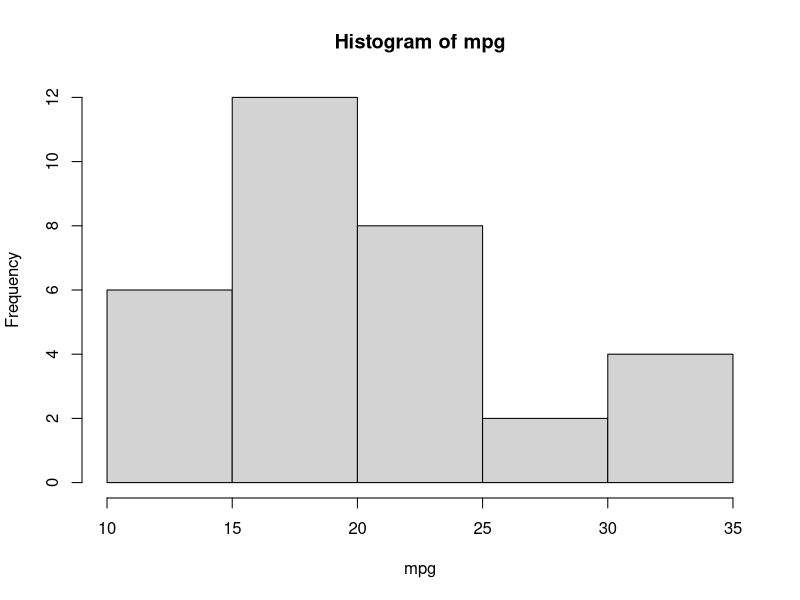
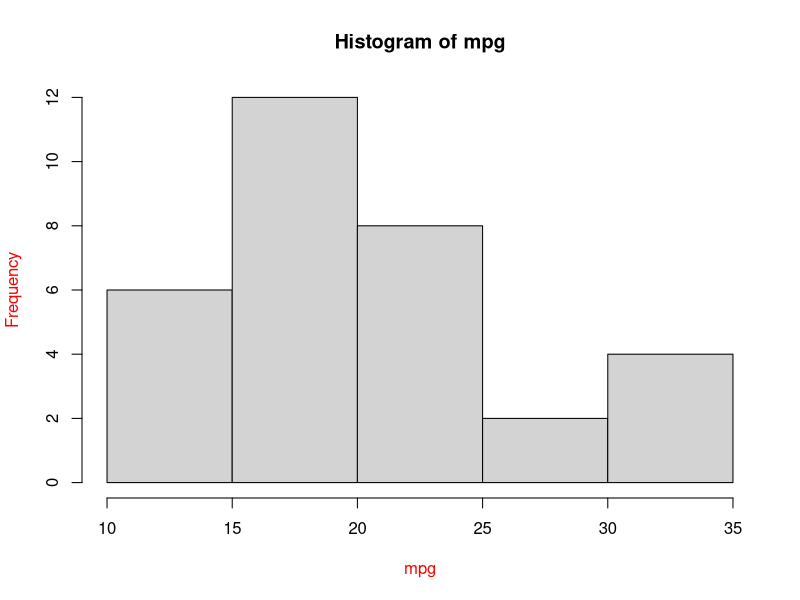
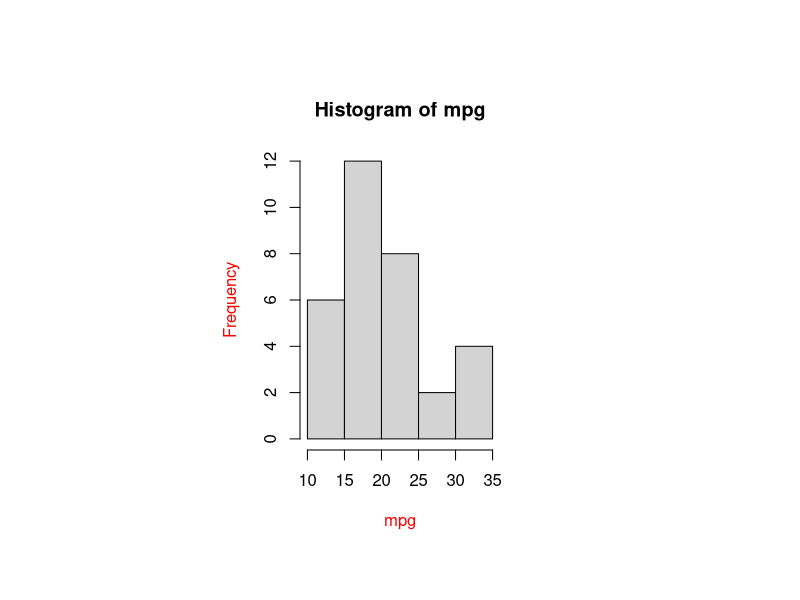
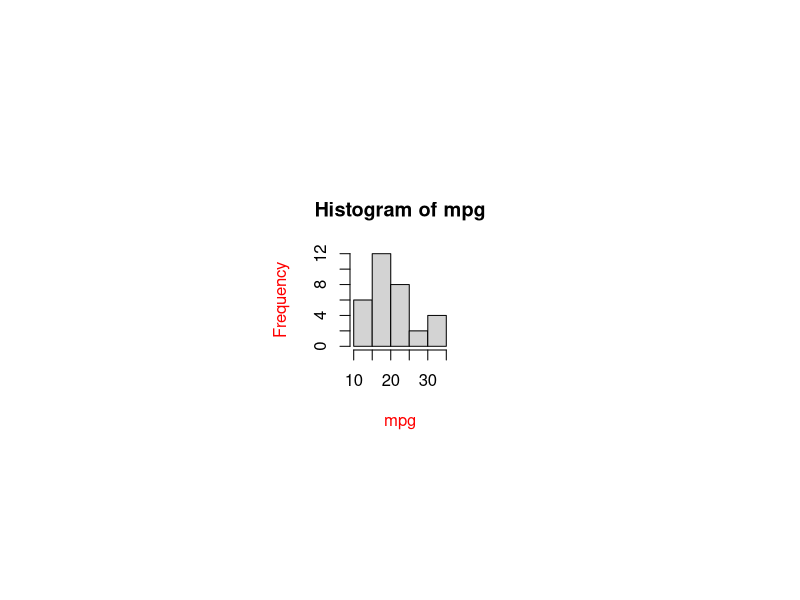
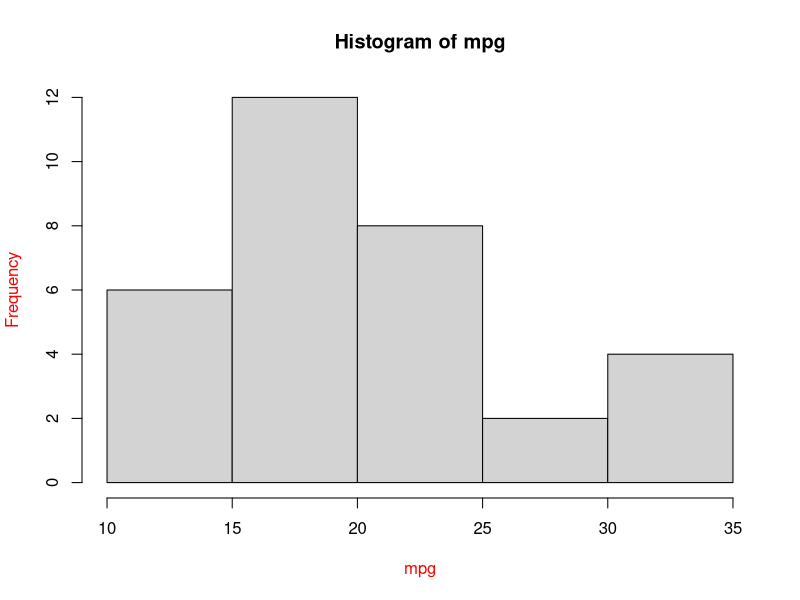
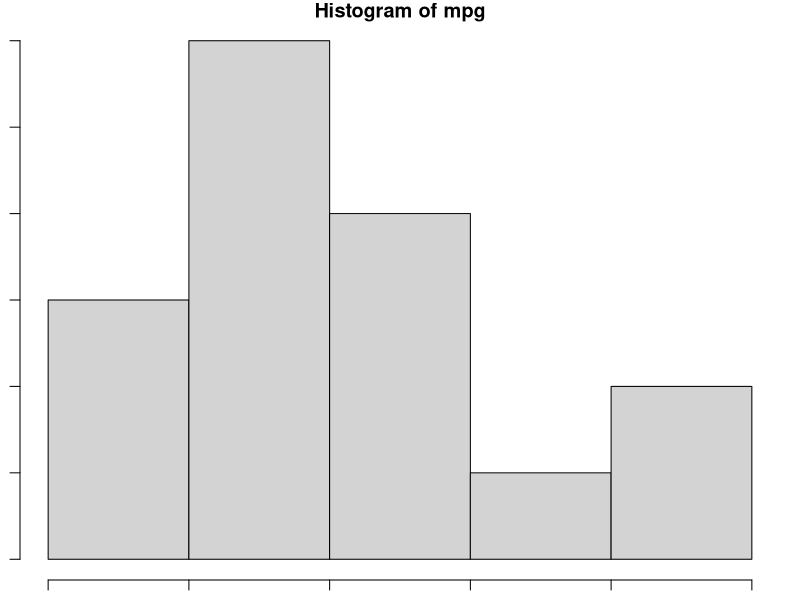
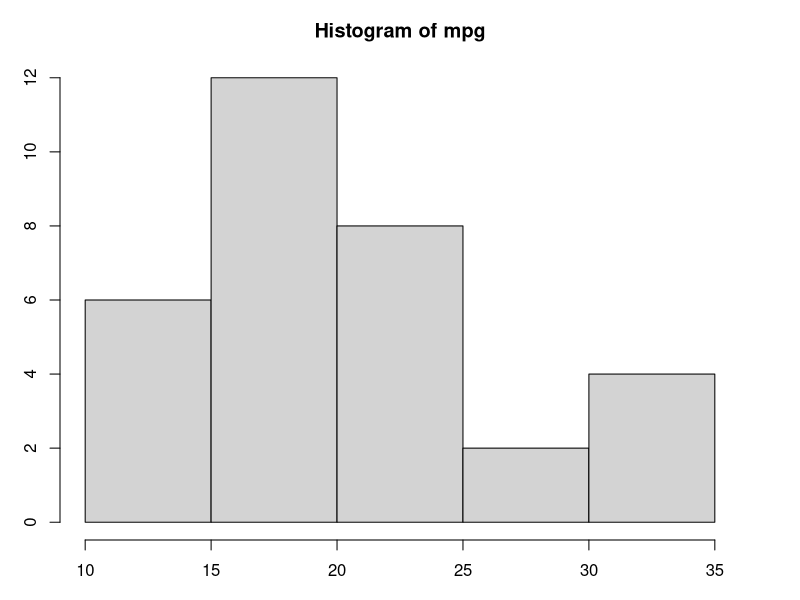
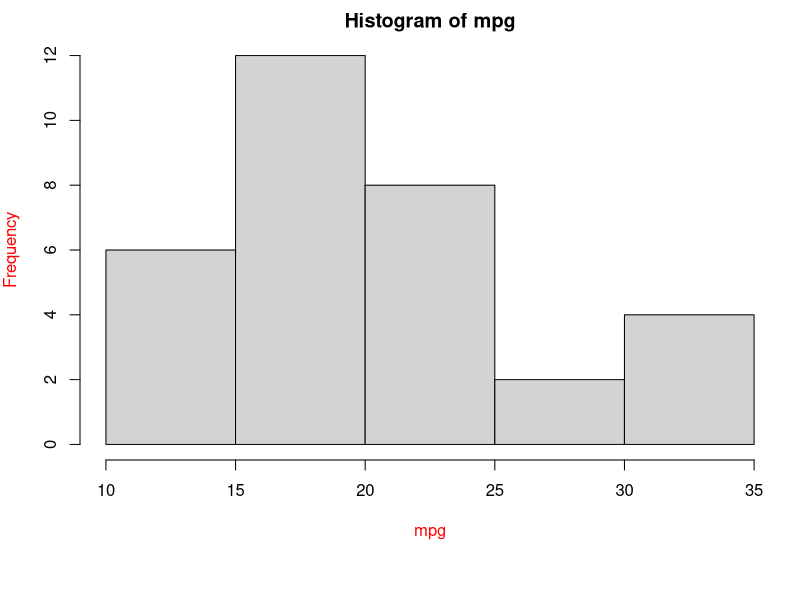

Generate these figures, in order, with R:
attach(mtcars)
hist(mpg)
par(col.lab='red')
hist(mpg)
par(pin=c(2,3))
hist(mpg)
par('pin')
par(pin=c(1,1))
hist(mpg)
opar= par(no.readonly=T)
par(opar)
hist(mpg)
par('pin')
par('mar')
par(mar=c(1,1,1,1))
hist(mpg)
par(mar=c(3,3,3,3))
hist(mpg)
par(mar=c(7,4,2,1))
hist(mpg)
barplot(mpg,xlab='cars',ylab='mpg',col=c(1,2,3,4,5,6,7,8),main='Miles Per Gallon',ylim=c(0,35),names.arg=rownames(mtcars),las=2)
par(opar)
par('mar')
par(mar=c(1,1,1,1))
par(mfrow=c(2,1))
hist(mpg,main='1')
hist(wt,main='2')
mtcars
par(mfrow=c(2,3))
hist(mpg,main='1')
hist(hp,main='2')
hist(disp,main='3')
hist(cyl,main='4')
hist(wt,main='5')
hist(gear,main='6')
par(mfcol=c(1,2))
hist(mpg,main='1')
hist(hp,main='2')
layout(matrix(c(1,1,2,3),byrow=T,nrow=2))
hist(mpg,main='1')
hist(hp,main='2')
hist(cyl,main='3')
